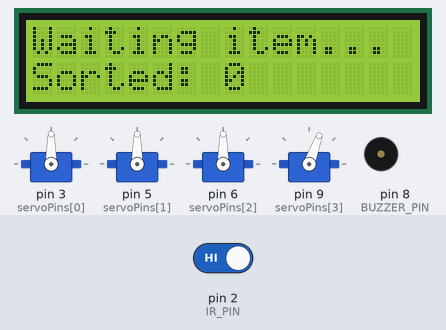
This sketch was run on a simulated Arduino Uno, built with avr-gcc and run on an emulated ATmega328P. Shown: 4 × servo, 16×2 character LCD, buzzer (waves = sounding). The inputs (shaded band) are chosen by the test bench; at power-on: pin 2 (IR_PIN) HIGH.

Above: at 1.2 s.
1.3 s: pin 2 (IR_PIN) driven LOW
At 3.76 s:
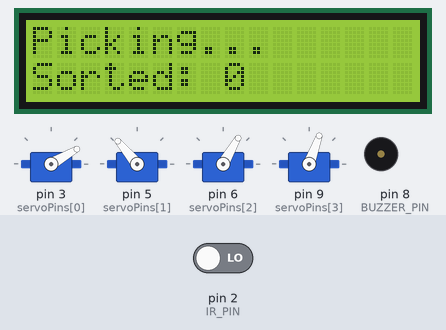
9.6 s: pin 2 (IR_PIN) driven HIGH
At 9.91 s:
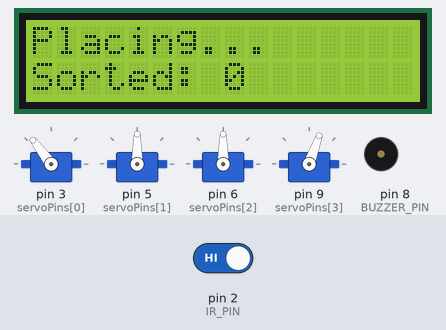
12.1 s: pin 2 (IR_PIN) driven LOW
At 12.77 s:
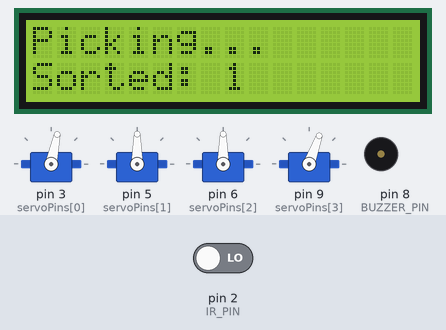
Timing chart, 0 to 20.1 s (numbered marks = the images above; inputs shaded):
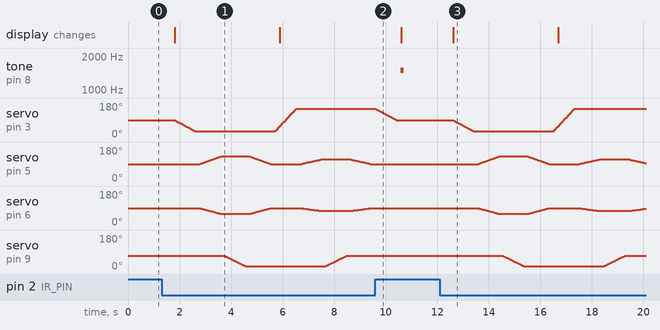

The sketch:

06_Automatic_Pick_and_Place.ino
```cpp
/*
  ============================================================
  PROJECT : Automatic Pick & Place Arm (factory automation demo)
  LEVEL   : Intermediate
  BOARD   : Arduino UNO / Nano
  ============================================================
  ABOUT
    An IR sensor watches the pick-up spot. When an object
    arrives, the arm picks it up, drops it in the bin, counts
    it and returns home. A mini version of a real factory cell.
    Add a conveyor belt (DC motor) for an impressive exhibition.

  PARTS
    - Arduino UNO
    - 4x servo + robotic arm kit, external 5-6 V supply
    - IR obstacle sensor (FC-51)
    - 16x2 I2C LCD (optional, shows count)
    - Buzzer (optional)

  WIRING
    Base servo     -> D3
    Shoulder servo -> D5
    Elbow servo    -> D6
    Gripper servo  -> D9
    IR sensor OUT  -> D2   (aimed at the pick-up spot)
    Buzzer +       -> D8
    LCD SDA / SCL  -> A4 / A5

  LIBRARIES
    - Servo (built in)
    - LiquidCrystal I2C by Frank de Brabander

  HOW IT WORKS
    1. Waits at HOME until the IR sensor sees an object.
    2. Runs the PICK sequence, then the PLACE sequence (list of poses).
    3. Increments the counter and shows it on the LCD.

  TIPS
    - Teach your own poses: use project 01 (knobs) and Serial Monitor to read
      the angles, then copy them into the pose arrays.
  ============================================================
*/

#include <Servo.h>
#include <Wire.h>
#include <LiquidCrystal_I2C.h>

#define IR_PIN     2
#define BUZZER_PIN 8
#define DETECTED   LOW

const int servoPins[4] = {3, 5, 6, 9};

// Each pose = {base, shoulder, elbow, gripper}
const int HOME_POSE[4] = {90, 90, 90, 70};
const int pickPoses[][4] = {
  {30, 90, 90, 70},    // turn to pick spot, gripper open
  {30, 130, 60, 70},   // lower
  {30, 130, 60, 15},   // grip
  {30, 90, 90, 15},    // lift
};
const int placePoses[][4] = {
  {150, 90, 90, 15},   // turn to bin
  {150, 115, 75, 15},  // lower a bit
  {150, 115, 75, 70},  // release
  {150, 90, 90, 70},   // up
};

Servo joints[4];
float current[4];
LiquidCrystal_I2C lcd(0x27, 16, 2);
int itemCount = 0;

void setup() {
  pinMode(IR_PIN, INPUT);
  pinMode(BUZZER_PIN, OUTPUT);
  for (int i = 0; i < 4; i++) {
    current[i] = HOME_POSE[i];
    joints[i].attach(servoPins[i]);
    joints[i].write(HOME_POSE[i]);
  }
  lcd.init();
  lcd.backlight();
  showCount();
}

void loop() {
  if (digitalRead(IR_PIN) == DETECTED) {
    delay(500);                                   // let the object settle
    if (digitalRead(IR_PIN) != DETECTED) return;  // false alarm

    lcd.setCursor(0, 0); lcd.print("Picking...      ");
    for (unsigned int p = 0; p < sizeof(pickPoses) / sizeof(pickPoses[0]); p++)   moveTo(pickPoses[p]);
    lcd.setCursor(0, 0); lcd.print("Placing...      ");
    for (unsigned int p = 0; p < sizeof(placePoses) / sizeof(placePoses[0]); p++) moveTo(placePoses[p]);
    moveTo(HOME_POSE);

    itemCount++;
    tone(BUZZER_PIN, 1500, 120);
    showCount();
  }
}

void moveTo(const int pose[4]) {
  float start[4];
  for (int i = 0; i < 4; i++) start[i] = current[i];
  const int frames = 40;                       // 40 x 20 ms = 0.8 s per move
  for (int f = 1; f <= frames; f++) {
    for (int i = 0; i < 4; i++) {
      current[i] = start[i] + (pose[i] - start[i]) * f / (float)frames;
      joints[i].write((int)current[i]);
    }
    delay(20);
  }
  delay(150);
}

void showCount() {
  lcd.clear();
  lcd.setCursor(0, 0); lcd.print("Waiting item...");
  lcd.setCursor(0, 1); lcd.print("Sorted: ");
  lcd.print(itemCount);
}
```

Measured:
- after the input at 1.3 s, the display: changes after 0.52 s (image 1)
- after the input at 9.6 s, servo on pin 3 (servoPins[0]): goes on until 10.4 s, then stays 90°
- after the input at 12.1 s, the display: changes after 0.52 s (image 3)
